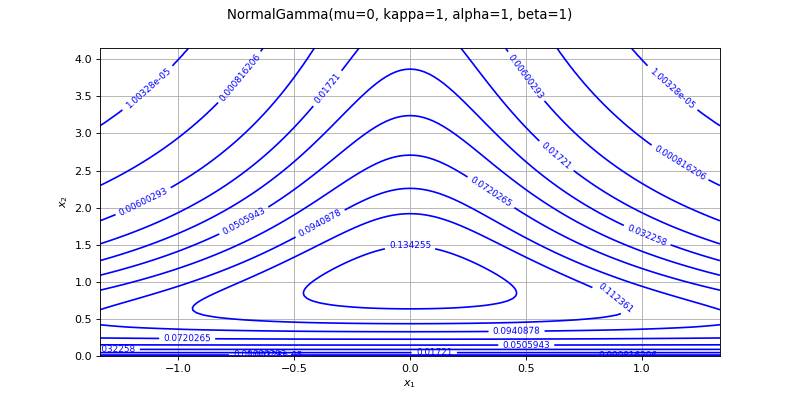

The script that drew this image:
import openturns as ot
from matplotlib import pyplot as plt
from openturns.viewer import View
if (ot.NormalGamma().__class__.__name__=='ComposedDistribution'):
    correlation = ot.CorrelationMatrix(2)
    correlation[1, 0] = 0.25
    aCopula = ot.NormalCopula(correlation)
    marginals = [ot.Normal(1.0, 2.0), ot.Normal(2.0, 3.0)]
    distribution = ot.ComposedDistribution(marginals, aCopula)
elif (ot.NormalGamma().__class__.__name__=='CumulativeDistributionNetwork'):
    distribution = ot.CumulativeDistributionNetwork([ot.Normal(2),ot.Dirichlet([0.5, 1.0, 1.5])], ot.BipartiteGraph([[0,1], [0,1]]))
else:
    distribution = ot.NormalGamma()
dimension = distribution.getDimension()
if dimension <= 2:
    if distribution.getDimension() == 1:
        distribution.setDescription(['$x$'])
        pdf_graph = distribution.drawPDF()
        cdf_graph = distribution.drawCDF()
        fig = plt.figure(figsize=(10, 4))
        plt.suptitle(str(distribution))
        pdf_axis = fig.add_subplot(121)
        cdf_axis = fig.add_subplot(122)
        View(pdf_graph, figure=fig, axes=[pdf_axis], add_legend=False)
        View(cdf_graph, figure=fig, axes=[cdf_axis], add_legend=False)
    else:
        distribution.setDescription(['$x_1$', '$x_2$'])
        pdf_graph = distribution.drawPDF()
        fig = plt.figure(figsize=(10, 5))
        plt.suptitle(str(distribution))
        pdf_axis = fig.add_subplot(111)
        View(pdf_graph, figure=fig, axes=[pdf_axis], add_legend=False)
